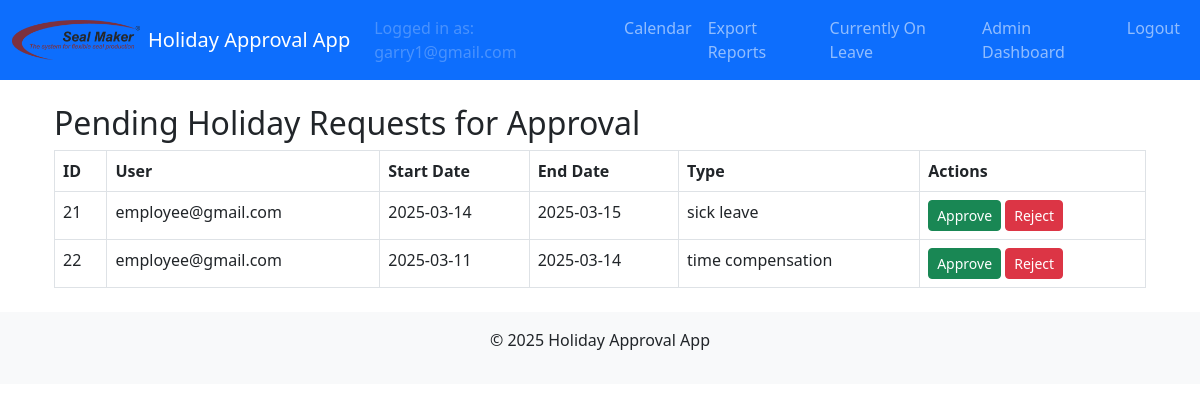
The page /approval_requests (signed in) on the database as committed earlier.
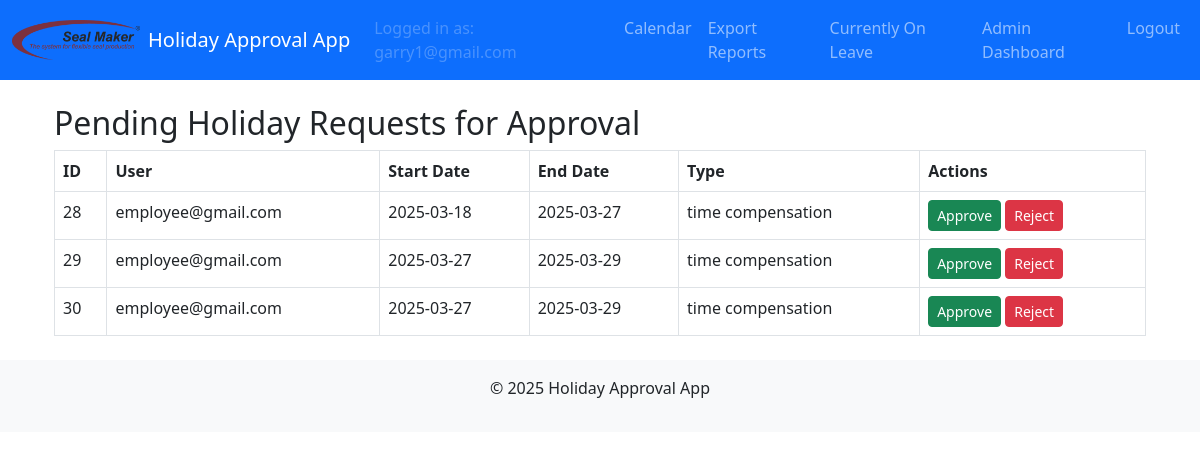
The same page on the database as committed later.
### models.py (models this page shows, shortened)
class HolidayRequest(db.Model):
    id = db.Column(db.Integer, primary_key=True)
    user_id = db.Column(db.Integer, db.ForeignKey('user.id'), nullable=False)
    start_date = db.Column(db.Date, nullable=False)
    end_date = db.Column(db.Date, nullable=False)
    request_type = db.Column(db.String(50), nullable=False)  # e.g., 'vacation', 'time compensation'
    status = db.Column(db.String(20), nullable=False, default='pending')
    comment = db.Column(db.String(200))
    user = db.relationship('User', backref=db.backref('holiday_requests', lazy=True))
    approvals = db.relationship('Approval', backref='holiday_request', lazy=True)

class User(UserMixin, db.Model):
    id = db.Column(db.Integer, primary_key=True)
    email = db.Column(db.String(120), unique=True, nullable=False)
    name = db.Column(db.String(120), nullable=True)           # Full name field
    cost_center = db.Column(db.String(50), nullable=True)       # Cost center field
    password_hash = db.Column(db.String(128), nullable=False)
    role = db.Column(db.String(20), nullable=False)             # Roles: employee, supervisor, manager, admin, hr, sub-admin
    time_off_balance = db.Column(db.Float, nullable=False, default=20.0, server_default="20.0")
    active = db.Column(db.Boolean, nullable=False, default=True, server_default="1")
    department = db.Column(db.String(100), nullable=True)       # Department field
    force_password_reset = db.Column(db.Boolean, nullable=False, default=False, server_default="0")

### main/routes.py (the view)
@main_bp.route('/approval_requests')
@login_required
def approval_requests():
    if current_user.role not in ['supervisor', 'manager', 'admin']:
        flash(_("Access denied: you do not have permission to view this page."), "danger")
        return redirect(url_for('main.calendar'))
    pending_requests = HolidayRequest.query.filter_by(status='pending').all()
    return render_template('approval_requests.html', requests=pending_requests)

### app.py (called while the page is built, shortened)
def create_app():
    app = Flask(__name__)
    app.config.from_object(Config)
    db.init_app(app)
    migrate.init_app(app, db)
    login_manager.init_app(app)
    bcrypt.init_app(app)
    mail.init_app(app)
    babel = Babel(app)
    babel.locale_selector_func = lambda: request.accept_languages.best_match(app.config['LANGUAGES'])
    @app.context_processor
    def inject_locale():
        return dict(get_locale=babel.locale_selector_func)
    login_manager.login_view = 'auth.login'
    @login_manager.user_loader
    def load_user(user_id):
        return User.query.get(int(user_id))

### templates/approval_requests.html
{% extends "layout.html" %}
{% block content %}
<div class="container">
  <h2>{{ _("Pending Holiday Requests for Approval") }}</h2>
  {% if requests %}
    <table class="table table-bordered">
      <thead>
        <tr>
          <th>{{ _("ID") }}</th>
          <th>{{ _("User") }}</th>
          <th>{{ _("Start Date") }}</th>
          <th>{{ _("End Date") }}</th>
          <th>{{ _("Type") }}</th>
          <th>{{ _("Actions") }}</th>
        </tr>
      </thead>
      <tbody>
        {% for req in requests %}
        <tr>
          <td>{{ req.id }}</td>
          <td>{{ req.user.email }}</td>
          <td>{{ req.start_date.strftime('%Y-%m-%d') }}</td>
          <td>{{ req.end_date.strftime('%Y-%m-%d') }}</td>
          <td>{{ _(req.request_type) }}</td>
          <td>
            <a href="{{ url_for('main.update_request', request_id=req.id, action='approve') }}" class="btn btn-success btn-sm">{{ _("Approve") }}</a>
            <a href="{{ url_for('main.update_request', request_id=req.id, action='reject') }}" class="btn btn-danger btn-sm">{{ _("Reject") }}</a>
          </td>
        </tr>
        {% endfor %}
      </tbody>
    </table>
  {% else %}
    <p>{{ _("No pending requests found.") }}</p>
  {% endif %}
</div>
{% endblock %}

Rows that differ between the two databases and show on the page:
no longer on this page (row edited): HolidayRequest: id "21", user.email "employee@gmail.com", start_date "2025-03-14", end_date "2025-03-15"
no longer on this page (row edited): HolidayRequest: id "22", user.email "employee@gmail.com", start_date "2025-03-11", end_date "2025-03-14"
added HolidayRequest: id "28", user.email "employee@gmail.com", start_date "2025-03-18", end_date "2025-03-27"
added HolidayRequest: id "29", user.email "employee@gmail.com", start_date "2025-03-27", end_date "2025-03-29"
added HolidayRequest: id "30", user.email "employee@gmail.com", start_date "2025-03-27", end_date "2025-03-29"
